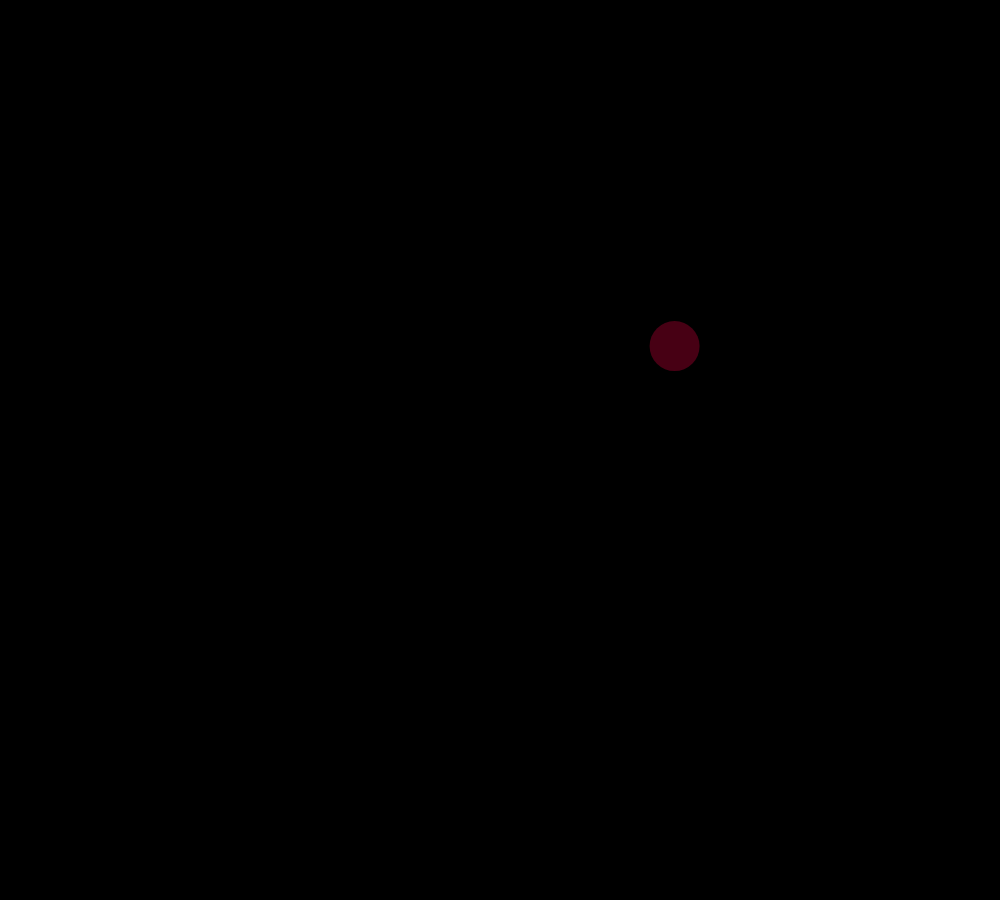
Frame 1 (no input)
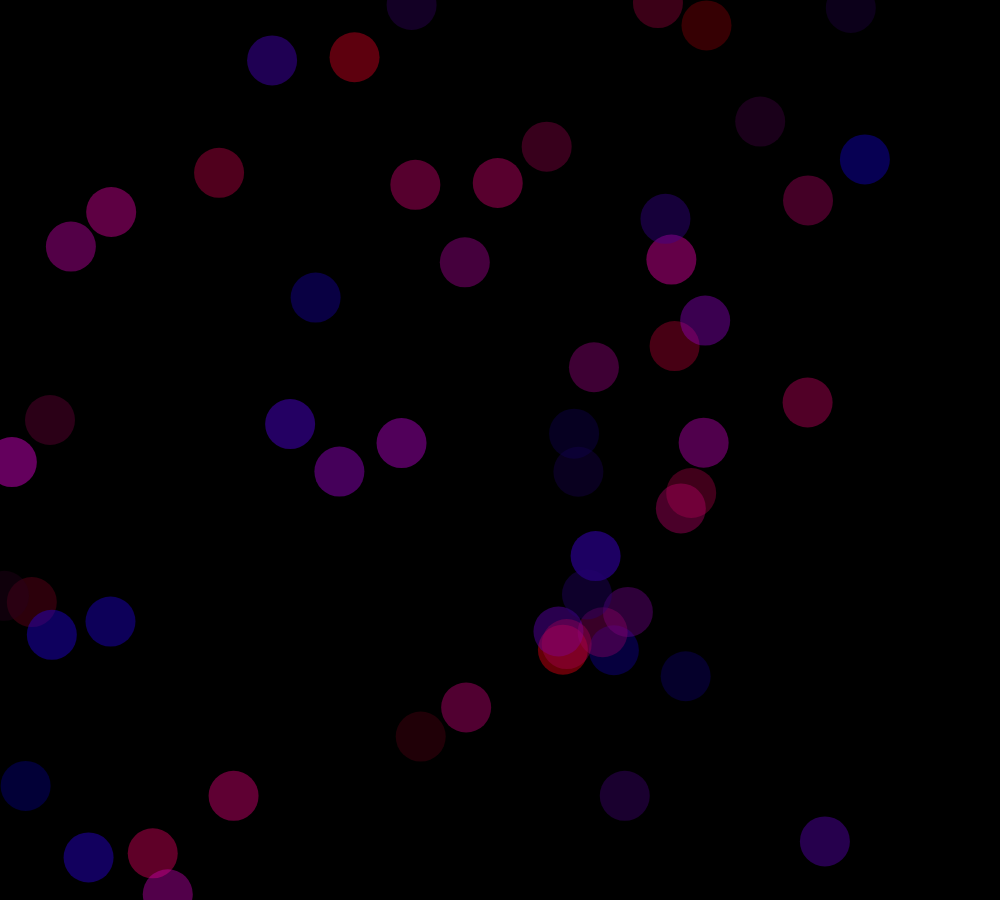
Frame 60 (no input)
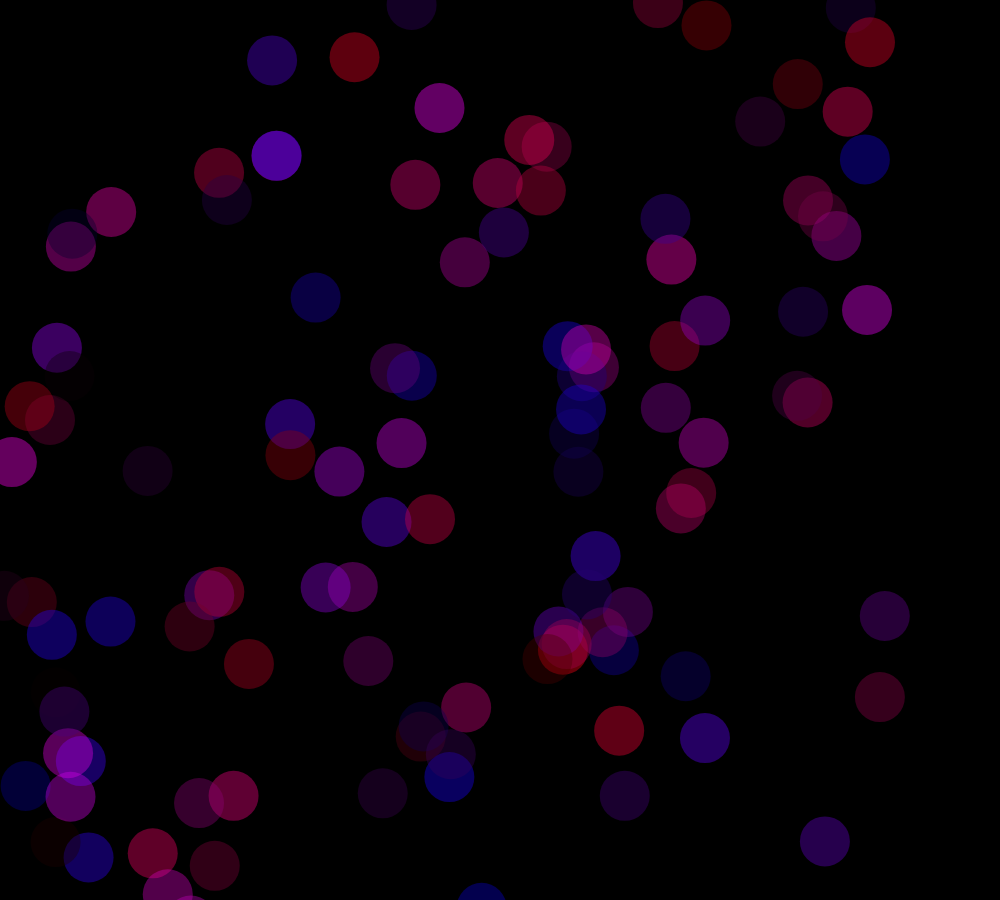
Frame 120 (the mouse pressed at the canvas centre since frame 60)

The p5.js sketch that drew these frames (run headless with seeded random() and noise() and a simulated clock; from frame 60 on, the mouse is pressed at the canvas centre):

// p5.js sketch
// ── sketch.js
function setup() {
 createCanvas(1000,900);
 background(0);
}

function draw() {
  var r,g,b;
  var spot = {
    x:0,y:0
  };
  r=random(0,255);
  g=0;
  b=random(0,255);
  spot.x=random(0,height);
  spot.y=random(0,width);
  fill(r,g,b,100);
  noStroke();
  ellipse(spot.x,spot.y,50,50);
}
